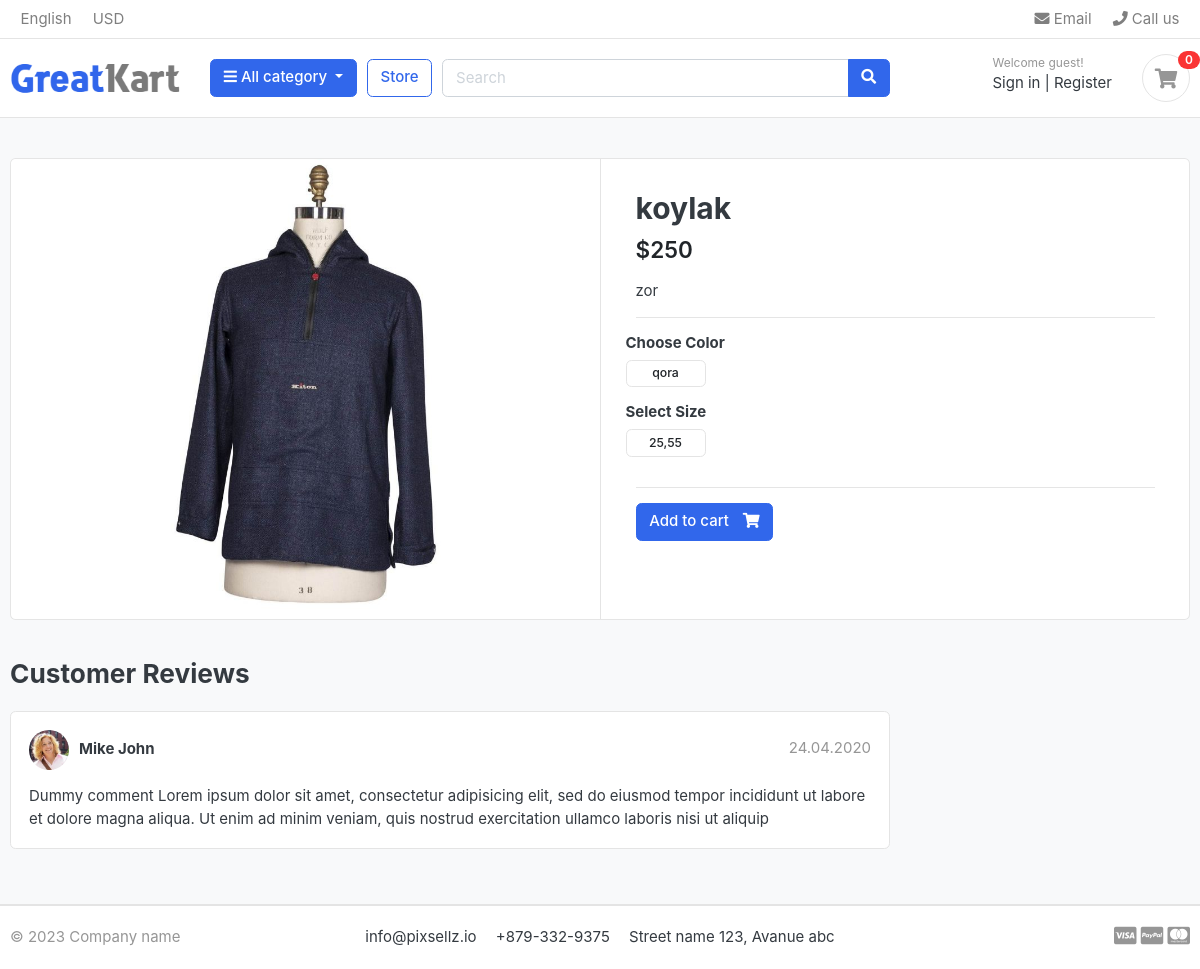
The page /store/category/armani/armani/ on the database its author committed.
### store/models.py (models this page shows, shortened)
class Product(models.Model):
    slug = models.SlugField(max_length=200, unique=True)
    product_name = models.CharField(max_length=200, unique=True)
    description = models.TextField(blank=True)
    price = models.IntegerField()
    images = models.ImageField(upload_to='photos/products')
    stock = models.IntegerField()
    is_available = models.BooleanField(default=True)
    category = models.ForeignKey(Category, on_delete=models.CASCADE)
    created_date = models.DateTimeField(auto_now_add=True)
    modified_date = models.DateTimeField(auto_now=True)

class Variation(models.Model):
    variation_category_choice = (
        ('color', 'color'),
        ('size', 'size'),
    )
    product = models.ForeignKey(Product, on_delete=models.CASCADE)
    variation_category = models.CharField(max_length=100, choices=variation_category_choice)
    variation_value = models.CharField(max_length=100)
    is_active = models.BooleanField(default=True)
    created_date = models.DateTimeField(auto_now_add=True)
    objects = VariationManager()

### store/views.py (the view)
# urls.py: path('category/<slug:category_slug>/<slug:product_slug>/', views.product_detail, name='product_detail'),
def product_detail(request, category_slug, product_slug):
    product = Product.objects.get(category__slug=category_slug, slug=product_slug)
    context = {
        "product": product,
    }
    return render(request, 'store/product_detail.html', context)

### carts/context_processors.py (called while the page is built)
def cart_item_counter(request):
    cart_count = 0
    if 'admin' in request.path:
        return {}
    else:
        try:
            cart = Cart.objects.filter(cart_id=get_cart_session(request))
            cart_items = CartItem.objects.filter(cart=cart[:1])
            for cart_item in cart_items:
                cart_count += cart_item.quantity
        except:
            cart_count = 0
    return dict(cart_count=cart_count)

### carts/views.py (called while the page is built)
def get_cart_session(request):
    cart = request.session.session_key
    if not cart:
        cart = request.session.create()
    return cart

### category/context_processors.py (called while the page is built)
def menu_category_list(request):
    category = Category.objects.all()
    return dict(category=category)

### category/models.py (called while the page is built)
    def get_url(self):
        return reverse('product_by_category', args=[self.slug])

### store/models.py (called while the page is built)
    def colors(self):
        return super(VariationManager, self).filter(variation_category='color', is_active=True)

    def sizes(self):
        return super(VariationManager, self).filter(variation_category='size', is_active=True)

### templates/store/product_detail.html (shortened to what this page needs)
{% extends 'base.html' %}
{% block content %}
<section class="section-content padding-y bg">
		<div class="container">
			<div class="card">
				<div class="row no-gutters">
					<aside class="col-md-6">
						<article class="gallery-wrap">
							<div class="img-big-wrap">
								<a href="#"><img src="{{ product.images.url }}"></a>
							</div>
						</article>
					</aside>
					<main class="col-md-6 border-left">
						<article class="content-body">
							<h2 class="title">{{ product.product_name }}</h2>
							<div class="mb-3">
								<var class="price h4">${{ product.stock }}</var>
							</div>
							<p>{{ product.description }}</p>
							<hr>
								<div class="row">
									<div class="item-option-select">
										<h6>Choose Color</h6>
										<div class="btn-group btn-group-sm btn-group-toggle" data-toggle="buttons">
											{% for item in product.variation_set.colors %}
											<label class="btn btn-light product_radio1">
												<input type="radio" name="radio_color"> {{item.variation_value}}
											</label>
											{% endfor %}
										</div>
									</div>
								</div>
								<div class="row">
									<div class="item-option-select">
										<h6>Select Size</h6>
										<div class="btn-group btn-group-sm btn-group-toggle" data-toggle="buttons">
											{% for item in product.variation_set.sizes %}
											<label class="btn btn-light product_radio2">
												<input type="radio" name="radio_size"> {{item.variation_value}}
											</label>
											{% endfor %}
										</div>
									</div>
								</div>
								<hr>
								<button onclick="addProduct(this);" data-product_id="{{ product.id }}" class="btn  btn-primary"> <span class="text">Add to
										cart</span> <i class="fas fa-shopping-cart"></i> </button>
						</article>
					</main>
				</div>
			</div>
			<br>
			<div class="row">
				<div class="col-md-9">
					<header class="section-heading">
						<h3>Customer Reviews </h3>
					</header>
					<article class="box mb-3">
						<div class="icontext w-100">
							<img src="./images/avatars/avatar1.jpg" class="img-xs icon rounded-circle">
							<div class="text">
								<span class="date text-muted float-md-right">24.04.2020 </span>
								<h6 class="mb-1">Mike John </h6>
							</div>
						</div>
						<div class="mt-3">
							<p>
								Dummy comment Lorem ipsum dolor sit amet, consectetur adipisicing elit, sed do eiusmod
								tempor incididunt ut labore et dolore magna aliqua. Ut enim ad minim veniam,
								quis nostrud exercitation ullamco laboris nisi ut aliquip
							</p>
						</div>
					</article>
				</div>
			</div>
		</div>
	</section>
{% endblock %}

### static/css/ui.css (style rules this page uses)
html { font-family: "Inter", sans-serif; font-size: 15px; }
.content-body { flex: 1 1 auto; padding: 2rem 2.3rem; }
.img-xs, .img-sm, .img-md, .img-lg { -o-object-fit: cover; object-fit: cover; flex-shrink: 0; flex-grow: 0; }
.img-xs { width: 40px; height: 40px; }
.padding-y { padding-top: 40px; padding-bottom: 40px; }
var { font-style: normal; }
article:after, .form-group:after { display: block; clear: both; content: ""; }
.bg { background-color: #f8f9fa; }
.section-heading { margin-bottom: 20px; margin-top: 15px; }
p:last-child { margin-bottom: 0; }
.btn-light { background-color: #fff; border-color: #e4e4e4; }
.btn .text + i { margin-left: 10px; }
.icontext { display: inline-flex; align-items: center; vertical-align: middle; }
.icontext .text { width: 100%; line-height: 1.2; }
.icontext .icon { position: relative; margin-right: 10px; flex-shrink: 0; flex-grow: 0; }
.price { font-weight: 600; color: #212529; }
.box { padding: 18px; background: #fff; border-radius: 0.37rem; border: 1px solid #e4e4e4; }
.box img { max-width: 100%; }
.gallery-wrap .img-big-wrap { margin-bottom: 10px; border-radius: 0.37rem; overflow: hidden; background-color: #fff; }
.gallery-wrap .img-big-wrap a { text-align: center; display: block; }
.gallery-wrap .img-big-wrap img { height: 450px; width: auto; display: inline-block; }
.item-option-select { margin-bottom: 1rem; display: inline-block; margin-right: 15px; }
.item-option-select .btn { min-width: 80px; }

### rows shown on the page
Product: images (picture), product_name "koylak", stock "250", description "zor"
Variation: variation_value "qora"
Variation: variation_value "25,55"

### other values the page prints
{{ cart_count }} "0"
